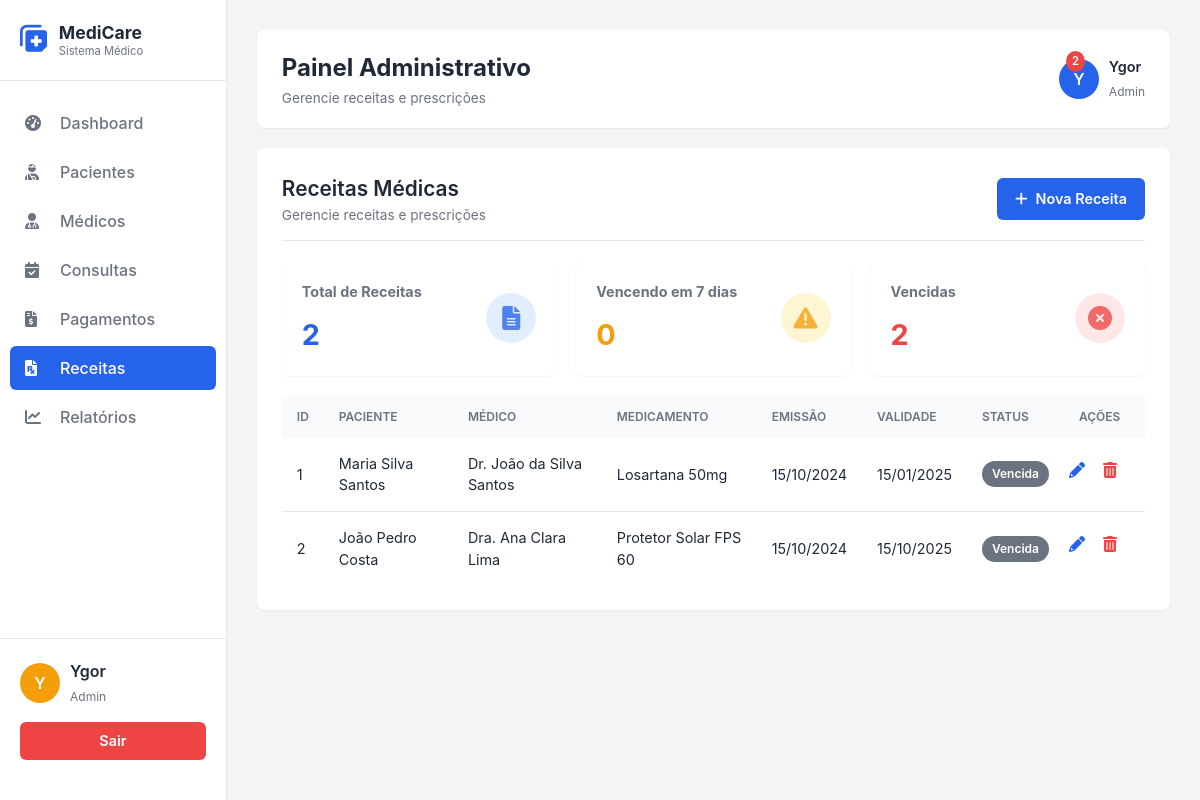
The page /public/receitas.php (signed in) on the database as committed earlier.
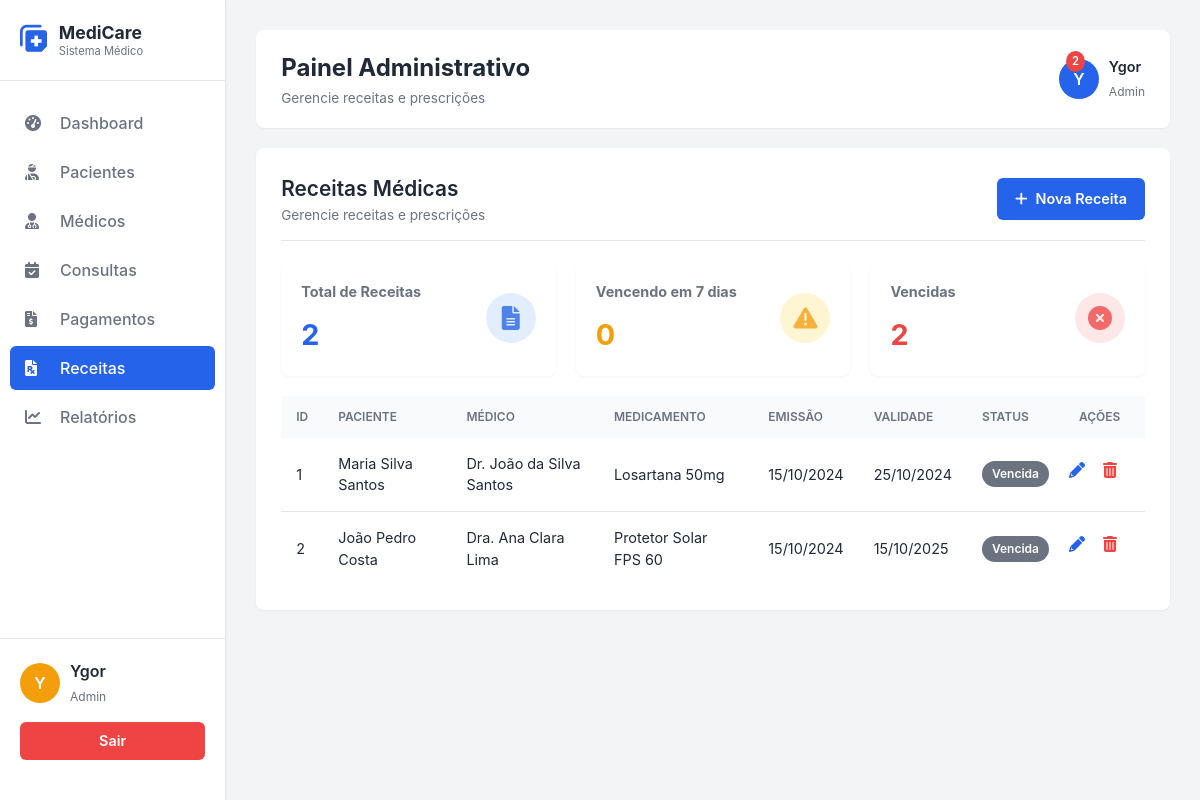
The same page on the database as committed later.
### tables this page shows
CREATE TABLE IF NOT EXISTS receitas (
    id INT AUTO_INCREMENT PRIMARY KEY,
    id_consulta INT NOT NULL,
    id_paciente INT NOT NULL,
    medicamento VARCHAR(255) NOT NULL,
    quantidade VARCHAR(100),
    posologia TEXT NOT NULL,
    data_emissao DATE NOT NULL,
    validade DATE NOT NULL,
    
    FOREIGN KEY (id_consulta) REFERENCES consultas(id) ON DELETE CASCADE,
    FOREIGN KEY (id_paciente) REFERENCES pacientes(id) ON DELETE CASCADE
);

CREATE TABLE IF NOT EXISTS pacientes (
    id INT AUTO_INCREMENT PRIMARY KEY,
    nome_completo VARCHAR(255) NOT NULL,
    data_nascimento DATE NOT NULL,
    cpf VARCHAR(20) NOT NULL UNIQUE,
    telefone VARCHAR(25),
    email VARCHAR(255),
    criado_em TIMESTAMP DEFAULT CURRENT_TIMESTAMP
);

CREATE TABLE IF NOT EXISTS medicos (
    id INT AUTO_INCREMENT PRIMARY KEY,
    nome_completo VARCHAR(255) NOT NULL,
    crm VARCHAR(50) NOT NULL UNIQUE,
    especialidade VARCHAR(100) NOT NULL,
    telefone VARCHAR(25),
    email VARCHAR(255),
    status ENUM('ativo', 'inativo') DEFAULT 'ativo',
    criado_em TIMESTAMP DEFAULT CURRENT_TIMESTAMP
);

### app/Models/Receita.php (called while the page is built, shortened)
<?php
class Receita
{
    public function listar()
    {
        $conectar = Conexao::getConexao();
        $sql = "SELECT
                    r.id,
                    r.id_consulta,
                    p.nome_completo as paciente_nome,
                    m.nome_completo as medico_nome,
                    r.medicamento,
                    r.data_emissao,
                    r.validade,
                    CASE
                        WHEN r.validade < CURDATE() THEN 'Vencida'
                        ELSE 'Válida'
                    END as status
                FROM receitas r
                JOIN consultas c ON r.id_consulta = c.id
                JOIN pacientes p ON c.id_paciente = p.id
                JOIN medicos m ON c.id_medico = m.id
                ORDER BY r.data_emissao DESC";
        $comando = $conectar->prepare($sql);
        $comando->execute();
        return $comando->fetchAll(PDO::FETCH_ASSOC);
    }
}

### public/receitas.php (the view, shortened to what this page needs)
<?php
$nomeUsuario = $_SESSION['usuario_nome'] ?? 'Usuário';
$primeiraLetra = strtoupper(substr($nomeUsuario, 0, 1));
require_once '../app/Models/Receita.php';
$receitaModel = new Receita(null, null, null, null, null, null, null);
$receitas = $receitaModel->listar();
$pdo = Conexao::getConexao();
$totalReceitas = count($receitas);
$receitasVencendo = $pdo->query("SELECT COUNT(*) FROM receitas WHERE validade BETWEEN CURDATE() AND DATE_ADD(CURDATE(), INTERVAL 7 DAY)")->fetchColumn();
$receitasVencidas = $pdo->query("SELECT COUNT(*) FROM receitas WHERE validade < CURDATE()")->fetchColumn();
$currentPage = 'receitas';
$headerTitle = 'Painel Administrativo';
$headerSubtitle = 'Gerencie receitas e prescrições';
$pageStyles = ['receitas.css'];
include 'partials/_head.php';
include 'partials/_sidebar.php';
?>
<main class="main-content">
    <?php include 'partials/_header.php'; ?>
    <section class="management-card">
        <div class="management-header">
            <div class="title-section">
                <h2>Receitas Médicas</h2>
                <p>Gerencie receitas e prescrições</p>
            </div>
            <a href="cadastroReceita.php" class="btn-primary new-item-btn">
                <i class="fas fa-plus"></i> Nova Receita
            </a>
        </div>
        <div class="payment-summary-grid recipe-summary-grid">
            <div class="summary-card">
                <div class="card-content">
                    <h4>Total de Receitas</h4>
                    <span class="summary-value primary"><?php echo $totalReceitas; ?></span>
                </div>
                <div class="card-icon blue"><i class="fas fa-file-alt"></i></div>
            </div>
            <div class="summary-card">
                <div class="card-content">
                    <h4>Vencendo em 7 dias</h4>
                    <span class="summary-value pending"><?php echo $receitasVencendo; ?></span>
                </div>
                <div class="card-icon yellow"><i class="fas fa-exclamation-triangle"></i></div>
            </div>
            <div class="summary-card">
                <div class="card-content">
                    <h4>Vencidas</h4>
                    <span class="summary-value error"><?php echo $receitasVencidas; ?></span>
                </div>
                <div class="card-icon red"><i class="fas fa-times-circle"></i></div>
            </div>
        </div>
        <div class="data-section">
            <div class="table-container">
                <table class="data-table">
                    <thead>
                        <tr>
                            <th>ID</th>
                            <th>PACIENTE</th>
                            <th>MÉDICO</th>
                            <th>MEDICAMENTO</th>
                            <th>EMISSÃO</th>
                            <th>VALIDADE</th>
                            <th>STATUS</th>
                            <th>AÇÕES</th>
                        </tr>
                    </thead>
                    <tbody>
                        <?php if (empty($receitas)): ?>
                            <tr>
                                <td colspan="8" style="text-align: center;">Nenhuma receita encontrada.</td>
                            </tr>
                        <?php else: ?>
                            <?php foreach ($receitas as $receita): ?>
                                <tr>
                                    <td><?php echo htmlspecialchars($receita['id']); ?></td>
                                    <td class="main-info"><?php echo htmlspecialchars($receita['paciente_nome']); ?></td>
                                    <td><?php echo htmlspecialchars($receita['medico_nome']); ?></td>
                                    <td><?php echo htmlspecialchars($receita['medicamento']); ?></td>
                                    <td><?php echo date('d/m/Y', strtotime($receita['data_emissao'])); ?></td>
                                    <td><?php echo date('d/m/Y', strtotime($receita['validade'])); ?></td>
                                    <td><span class="status-badge <?php echo $receita['status'] === 'Vencida' ? 'vencida' : 'ativo'; ?>"><?php echo htmlspecialchars($receita['status']); ?></span></td>
                                    <td class="actions">
                                        <a href="atualizarReceita.php?id=<?php echo $receita['id']; ?>" class="action-icon edit-icon" title="Editar"><i class="fas fa-pencil-alt"></i></a>
                                        <a href="deletarReceita.php?id=<?php echo $receita['id']; ?>" class="action-icon delete-consult-icon" title="Excluir"><i class="fas fa-trash-alt"></i></a>
                                    </td>
                                </tr>
                            <?php endforeach; ?>
                        <?php endif; ?>
                    </tbody>
                </table>
            </div>
        </div>
    </section>
<?php include 'partials/_footer.php'; ?>

### public/partials/_head.php (shortened to what this page needs)
<!DOCTYPE html>
<html lang="pt-BR">
<head>
    <link rel="stylesheet" href="css/gerenciamento.css">
    <?php if (isset($pageStyles) && is_array($pageStyles)): ?>
        <?php foreach ($pageStyles as $style): ?>
            <link rel="stylesheet" href="css/<?php echo $style; ?>">
        <?php endforeach; ?>
    <?php endif; ?>
    <link rel="stylesheet" href="https://cdnjs.cloudflare.com/ajax/libs/font-awesome/6.0.0-beta3/css/all.min.css">
</head>
<body>
    <div class="app-container">

### public/partials/_sidebar.php
<aside class="sidebar">
    <div class="logo-section">
        <a href="dashboard.php" class="logo-text-link">
            <i class="fas fa-notes-medical logo-icon"></i>
            <div class="logo-text"><span>MediCare</span><small>Sistema Médico</small></div>
        </a>
    </div>
    <nav class="main-nav">
        <ul>
            <li class="nav-item <?php echo ($currentPage === 'dashboard') ? 'active' : ''; ?>">
                <a href="dashboard.php"><i class="fas fa-tachometer-alt"></i> Dashboard</a>
            </li>
            <li class="nav-item <?php echo ($currentPage === 'pacientes') ? 'active' : ''; ?>">
                <a href="pacientes.php"><i class="fas fa-user-injured"></i> Pacientes</a>
            </li>
            <li class="nav-item <?php echo ($currentPage === 'medicos') ? 'active' : ''; ?>">
                <a href="medicos.php"><i class="fas fa-user-md"></i> Médicos</a>
            </li>
            <li class="nav-item <?php echo ($currentPage === 'consulta') ? 'active' : ''; ?>">
                <a href="consulta.php"><i class="fas fa-calendar-check"></i> Consultas</a>
            </li>
            <li class="nav-item <?php echo ($currentPage === 'pagamento') ? 'active' : ''; ?>">
                <a href="pagamento.php"><i class="fas fa-file-invoice-dollar"></i> Pagamentos</a>
            </li>
            <li class="nav-item <?php echo ($currentPage === 'receitas') ? 'active' : ''; ?>">
                <a href="receitas.php"><i class="fas fa-file-prescription"></i> Receitas</a>
            </li>
            <li class="nav-item <?php echo ($currentPage === 'relatorios') ? 'active' : ''; ?>">
                <a href="relatorios.php"><i class="fas fa-chart-line"></i> Relatórios</a>
            </li>
        </ul>
    </nav>
    <div class="user-footer">
        <div class="user-info">
            <div class="user-avatar"><?php echo $primeiraLetra; ?></div>
            <div><span class="username"><?php echo htmlspecialchars($nomeUsuario); ?></span><small class="role">Admin</small></div>
        </div>
        <a href="../app/Http/Controllers/authController.php?action=logout" class="logout-btn">Sair</a>
    </div>
</aside>

### public/partials/_header.php
<header class="page-header">
    <div class="header-text">
        <h1><?php echo $headerTitle ?? 'Painel Administrativo'; ?></h1>
        <p><?php echo $headerSubtitle ?? 'Bem-vindo ao sistema MediCare'; ?></p>
    </div>
    <div class="header-profile">
        <span class="notification-badge">2</span>
        <div class="profile-details">
            <div class="profile-avatar"><?php echo $primeiraLetra; ?></div>
            <div class="profile-info">
                <span><?php echo htmlspecialchars($nomeUsuario); ?></span>
                <small>Admin</small>
            </div>
        </div>
    </div>
</header>

### public/partials/_footer.php
</main>
    </div>
</body>
</html>

### public/css/receitas.css (style rules this page uses)
.payment-summary-grid { display: grid; grid-template-columns: repeat(3, 1fr); gap: 20px; margin-bottom: 20px; }
.summary-card { background-color: var(--card-bg); padding: 20px; border-radius: 8px; box-shadow: 0 1px 3px rgba(0, 0, 0, 0.05); display: flex; justify-content: space-between; align-items: center; }
.summary-card h4 { font-size: 0.9rem; color: var(--secondary-color); margin-bottom: 10px; }
.summary-value { font-size: 1.8rem; font-weight: 700; display: block; }
.summary-value.primary { color: var(--primary-color); }
.summary-value.pending { color: var(--pending-color); }
.summary-value.error { color: var(--error-color); }
.summary-card .card-icon { width: 50px; height: 50px; border-radius: 50%; display: flex; align-items: center; justify-content: center; font-size: 1.5rem; opacity: 0.8; }
.summary-card:nth-child(1) .card-icon.blue { color: var(--primary-color); background-color: #dbeafe; }
.summary-card:nth-child(2) .card-icon.yellow { color: var(--pending-color); background-color: #fef3c7; }
.summary-card:nth-child(3) .card-icon.red { color: var(--error-color); background-color: #fee2e2; }
.data-table .actions { display: flex; justify-content: flex-start; padding-left: 0; }

Rows that differ between the two databases and show on the page:
changed receitas "Losartana 50mg": validade "15/01/2025" → "25/10/2024"
